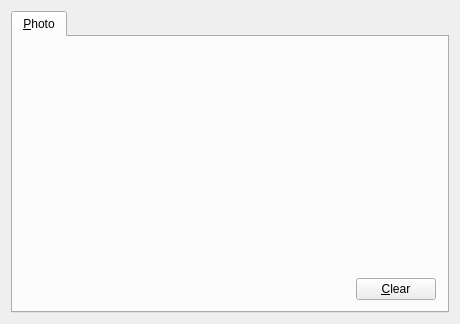
<ui version="4.0" >
 <class>JabberPictureBase</class>
 <widget class="QWidget" name="JabberPictureBase" >
  <property name="geometry" >
   <rect>
    <x>0</x>
    <y>0</y>
    <width>460</width>
    <height>324</height>
   </rect>
  </property>
  <property name="windowTitle" >
   <string></string>
  </property>
  <layout class="QVBoxLayout" >
   <property name="margin" >
    <number>11</number>
   </property>
   <property name="spacing" >
    <number>6</number>
   </property>
   <item>
    <widget class="QTabWidget" name="tabPict" >
     <widget class="QWidget" name="tab" >
      <attribute name="title" >
       <string>&amp;Photo</string>
      </attribute>
      <layout class="QGridLayout" >
       <property name="margin" >
        <number>11</number>
       </property>
       <property name="spacing" >
        <number>6</number>
       </property>
       <item row="0" column="0" colspan="2" >
        <widget class="QLabel" name="lblPict" >
         <property name="sizePolicy" >
          <sizepolicy>
           <hsizetype>7</hsizetype>
           <vsizetype>7</vsizetype>
           <horstretch>0</horstretch>
           <verstretch>0</verstretch>
          </sizepolicy>
         </property>
         <property name="text" >
          <string/>
         </property>
         <property name="alignment" >
          <set>Qt::AlignCenter</set>
         </property>
         <property name="wordWrap" >
          <bool>false</bool>
         </property>
        </widget>
       </item>
       <item row="1" column="1" >
        <widget class="QPushButton" name="btnClear" >
         <property name="text" >
          <string>&amp;Clear</string>
         </property>
        </widget>
       </item>
       <item row="1" column="0" >
        <widget class="EditFile" native="1" name="edtPict" >
         <property name="sizePolicy" >
          <sizepolicy>
           <hsizetype>7</hsizetype>
           <vsizetype>5</vsizetype>
           <horstretch>0</horstretch>
           <verstretch>0</verstretch>
          </sizepolicy>
         </property>
        </widget>
       </item>
      </layout>
     </widget>
    </widget>
   </item>
  </layout>
 </widget>
 <customwidgets>
  <customwidget>
   <class>EditFile</class>
   <extends>QWidget</extends>
   <header>editfile.h</header>
  </customwidget>
 </customwidgets>
 <resources/>
 <connections/>
</ui>
